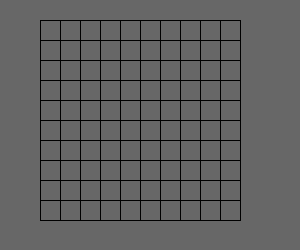
Frame 1 (no input)
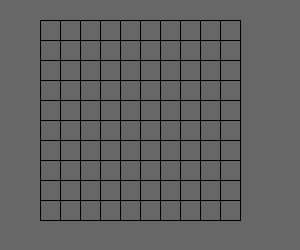
Frame 2 (the mouse pressed at the canvas centre, redrawn once)

The Processing sketch that drew these frames (run headless with seeded random() and noise(); the mouse was pressed at the canvas centre and the sketch redrawn once):

// Processing sketch: NVGrid
// ── NVGrid.pde
void setup() {
  size(300,250);
  background(103);
  noLoop();
}

void draw() {
  line(40,20,40,220);
  line(60,20,60,220);
  line(80,20,80,220);
  line(100,20,100,220);
  line(120,20,120,220);
  line(140,20,140,220);
  line(160,20,160,220);
  line(180,20,180,220);
  line(200,20,200,220);
  line(220,20,220,220);
  line(240,20,240,220);
  line(40,20,240,20);
  line(40,40,240,40);
  line(40,60,240,60);
  line(40,80,240,80);
  line(40,100,240,100);
  line(40,120,240,120);
  line(40,140,240,140);
  line(40,160,240,160);
  line(40,180,240,180);
  line(40,200,240,200);
  line(40,220,240,220);
}
